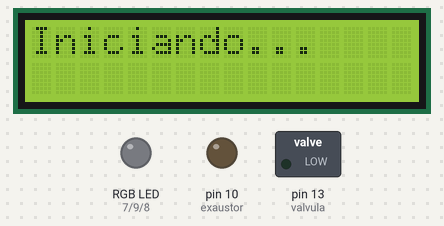
A sketch run on a simulated Arduino Uno, built with avr-gcc and run on an emulated ATmega328P. Parts: 16×2 character LCD, switched loads named in the sketch (green lamp = pin HIGH), an RGB LED mixed from three pins (HIGH = lit), output pins drawn as LEDs (lit = HIGH).

Above: at 0.1 s.
At 2.1 s:
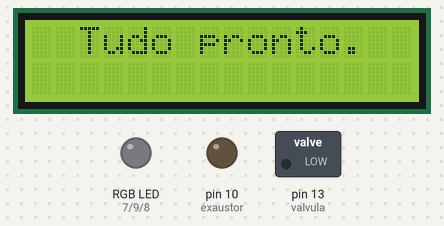
At 3.1 s:
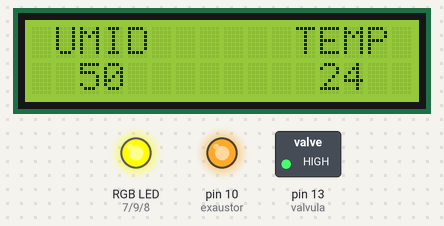
Timing chart, 0 to 4.6 s (numbered marks = the images above):
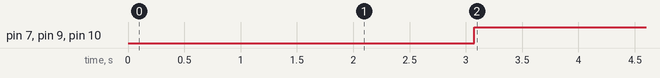

Measured:
- by itself, pin 7 (vermelho), pin 9 (verde), pin 10 (exaustor): LOW → HIGH at 3.1 s
- what the display in image 1 shows lasts 1.0 s, from 2.1 s to 3.1 s

The sketch:

Sistema_de_irriga__o_e_refrigera__o.ino
```cpp
//Biblioteca usada para programar o LCD
#include <LiquidCrystal.h>

//Pinos da Tela LCD 16x2
LiquidCrystal lcd(12, 11, A0, A1, A2, A3);

//Pino sensor de umidade
#define sensor_umidade A5

//Pino sensor de temperatura
#define sensor_temperatura A4

//Pinos LED RGB de indicação de umidade
#define vermelho 7
#define azul 8
#define verde 9

//Pino válvula solenoide
#define valvula 13

//Pino do exaustor
#define exaustor 10

void setup() {

    //Instruções de Setup do lcd
    lcd.begin(16, 2);

    //Instruções de apresentação inicial no lcd
    lcd.setCursor(0, 0);
    lcd.print("Iniciando...");
    delay (2000);
    lcd.clear();
    lcd.setCursor(2, 0);
    lcd.print("Tudo pronto.");
    delay (1000);
    lcd.clear();

    //Definição dos pinos.
    pinMode(sensor_umidade, INPUT);
    pinMode(sensor_temperatura, INPUT);
    pinMode(vermelho, OUTPUT);
    pinMode(azul, OUTPUT);
    pinMode(verde, OUTPUT);
    pinMode(valvula, OUTPUT);
    pinMode(exaustor, OUTPUT);

    //Fecha a válvula.
    digitalWrite(valvula, HIGH);

}

void loop() {

    //Ler do sinal do sensor
    float sinal_umd = analogRead(sensor_umidade);
    float sinal_temp = analogRead(sensor_temperatura);

    //Limpa a memoria do LCD
    lcd.clear();

    //Chamada dos voids
    monitorar_umd(sinal_umd);
    monitorar_temp(sinal_temp);

  delay(600000);
}

//Função para a verificação de umidade no solo
void monitorar_umd(float umd) {

    //Transformar o valor analógico recebido em porcentagem
    int umidade = map(umd, 0, 1023, 0, 100);

    if (umidade > 60) {

      //Verde - Umidade registrada maior que 60%
      digitalWrite(vermelho,LOW);
      digitalWrite(azul, LOW);
      digitalWrite(verde, HIGH);

      //Desligar sistema de irrigação
      digitalWrite(valvula, HIGH);

    } else if ((umidade > 40) && (umidade <= 60)) {

      //Amarelo - Umidade registrada entre 40% e 60%
      digitalWrite(vermelho, HIGH);
      digitalWrite(azul, LOW);
      digitalWrite(verde, HIGH);

      //Manter sistema de irrigação desligado
      digitalWrite(valvula, HIGH);

    } else {

      //Vermelho - Umidade registrada menor ou igual a 40%
      digitalWrite(vermelho, HIGH);
      digitalWrite(azul, LOW);
      digitalWrite(verde, LOW);

      //Acionar sistema de irrigação
      digitalWrite(valvula, LOW);

  	}

   //Instruções do LCD
   lcd.setCursor(1, 0);
   lcd.print("UMID");
   lcd.setCursor(2, 1);
   lcd.print(umidade);

}

//Função para a verificação da temperatura
void monitorar_temp(float temp) {

      //Conversão dos valores do sensor em graus celsius
      float temperatura = temp / 1024;
      temperatura = temperatura * 5;
      temperatura = temperatura - 0.5;
      int temperaturaCelsius = temperatura * 100;

      if(temperaturaCelsius > 16) {

        //Acionar o sistema de ventilação
        digitalWrite(exaustor, HIGH);

      }else {

        //Desligar o sistema de ventilação
        digitalWrite(exaustor, LOW);

      }

      //Instruções do LCD
      lcd.setCursor(11, 0);
      lcd.print("TEMP");
      lcd.setCursor(12, 1);
      lcd.print(temperaturaCelsius);

}
```
